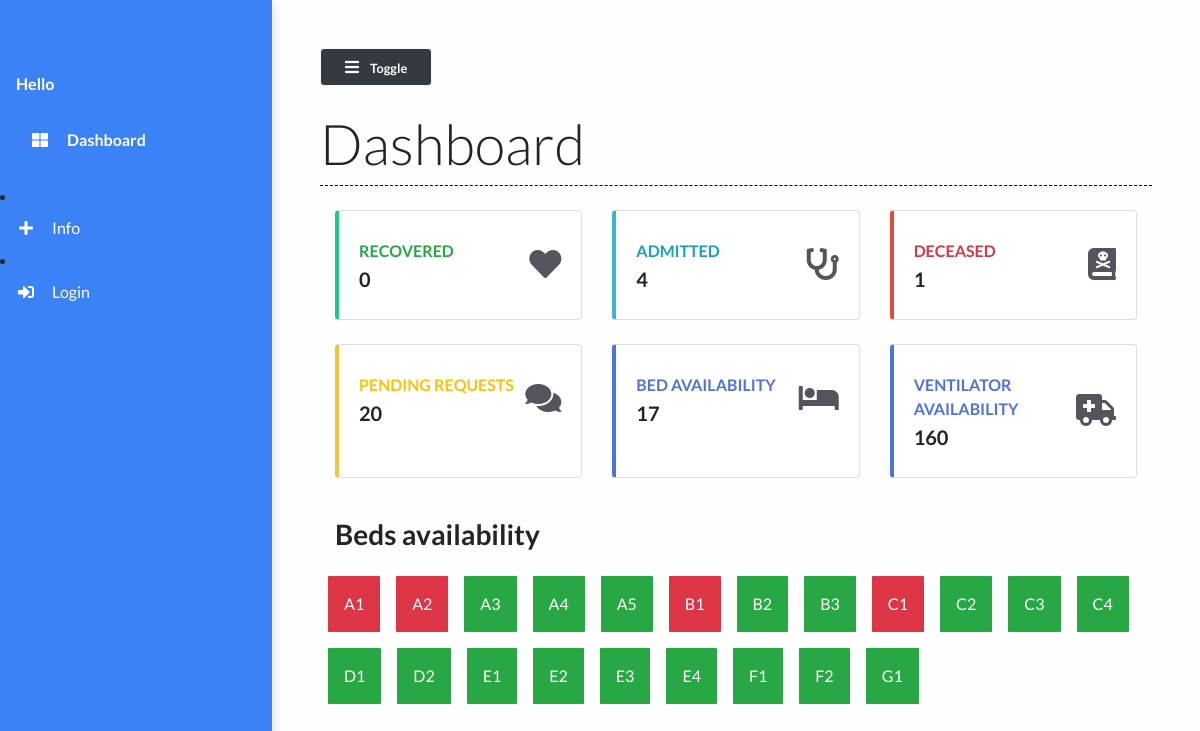
The page / on the database its author committed.
### main/models.py (models this page shows)
class Bed(models.Model):
    bed_number = models.CharField(max_length=50)
    occupied = models.BooleanField()
    def __str__(self):
        return self.bed_number

### main/views.py (the view)
# urls.py: path("", views.dashboard, name="dashboard"),
def dashboard(request):
    patients = Patient.objects.all()
    patient_count = patients.count()
    patients_recovered = Patient.objects.filter(status="Recovered")
    patients_deceased = Patient.objects.filter(status="Deceased")
    deceased_count = patients_deceased.count()
    recovered_count = patients_recovered.count()
    beds = Bed.objects.all()
    beds_available = Bed.objects.filter(occupied=False).count()
    context = {
        'patient_count': patient_count,
        'recovered_count': recovered_count,
        'beds_available': beds_available,
        'deceased_count':deceased_count,
        'beds':beds
    }
    print(patient_count)
    return render(request, 'main/dashboard.html', context)

### main/templates/main/dashboard.html (shortened to what this page needs)
{% extends 'main/base.html' %}
{% load static %}
{% block contentTitle %}
    Dashboard
{% endblock contentTitle %}
{% block content %}
    <div class="container-fluid">
        <div class="row">
            <div class="col-xl-4 col-md-6 col-sm-12 mb-4">
                <div class="card border-left-success shadow h-100 py-2">
                    <div class="card-body">
                        <div class="row no-gutters align-items-center">
                            <div class="col mr-2">
                                <div class="text-xs font-weight-bold text-success text-uppercase mb-1">
                                    Recovered</div>
                                <div class="h5 mb-0 font-weight-bold text-gray-800">{{ recovered_count }}</div>
                            </div>
                            <div class="col-auto">
                                <i class="fas fa-heart fa-2x text-gray-300"></i>
                            </div>
                        </div>
                    </div>
                </div>
            </div>
            <div class="col-xl-4 col-md-6 col-sm-12 mb-4">
                <div class="card border-left-info shadow h-100 py-2">
                    <div class="card-body">
                        <div class="row no-gutters align-items-center">
                            <div class="col mr-2">
                                <div class="text-xs font-weight-bold text-info text-uppercase mb-1">
                                    Admitted</div>
                                <div class="h5 mb-0 font-weight-bold text-gray-800">{{ patient_count }}</div>
                            </div>
                            <div class="col-auto">
                                <i class="fas fa-stethoscope fa-2x text-gray-300"></i>
                            </div>
                        </div>
                    </div>
                </div>
            </div>
            <div class="col-xl-4 col-md-6 col-sm-12 mb-4">
                <div class="card border-left-danger shadow h-100 py-2">
                    <div class="card-body">
                        <div class="row no-gutters align-items-center">
                            <div class="col mr-2">
                                <div class="text-xs font-weight-bold text-danger text-uppercase mb-1">Deceased
                                </div>
                                <div class="row no-gutters align-items-center">
                                    <div class="col-auto">
                                        <div class="h5 mb-0 mr-3 font-weight-bold text-gray-800">{{deceased_count}}</div>
                                    </div>
                                </div>
                            </div>
                            <div class="col-auto">
                                <i class="fas fa-book-dead fa-2x text-gray-300"></i>
                            </div>
                        </div>
                    </div>
                </div>
            </div>
            <div class="col-xl-4 col-md-6 col-sm-12 mb-4">
                <div class="card border-left-warning shadow h-100 py-2">
                    <div class="card-body">
                        <div class="row no-gutters align-items-center">
                            <div class="col mr-2">
                                <div class="text-xs font-weight-bold text-warning text-uppercase mb-1">
                                    Pending Requests</div>
                                <div class="h5 mb-0 font-weight-bold text-gray-800">20</div>
                            </div>
                            <div class="col-auto">
                                <i class="fas fa-comments fa-2x text-gray-300"></i>
                            </div>
                        </div>
                    </div>
                </div>
            </div>
            <div class="col-xl-4 col-md-6 col-sm-12 mb-4">
                <div class="card border-left-primary shadow h-100 py-2">
                    <div class="card-body">
                        <div class="row no-gutters align-items-center">
                            <div class="col mr-2">
                                <div class="text-xs font-weight-bold text-blue text-uppercase mb-1">
                                    Bed availability</div>
                                <div class="h5 mb-0 font-weight-bold text-gray-800">{{beds_available}}</div>
                            </div>
                            <div class="col-auto">
                                <i class="fas fa-bed fa-2x text-gray-300"></i>
                            </div>
                        </div>
                    </div>
                </div>
            </div>
            <div class="col-xl-4 col-md-6 col-sm-12 mb-4">
                <div class="card border-left-primary shadow h-100 py-2">
                    <div class="card-body">
                        <div class="row no-gutters align-items-center">
                            <div class="col mr-2">
                                <div class="text-xs font-weight-bold text-blue text-uppercase mb-1">
                                    ventilator availability</div>
                                <div class="h5 mb-0 font-weight-bold text-gray-800">160</div>
                            </div>
                            <div class="col-auto">
                                <i class="fas fa-ambulance fa-2x text-gray-300"></i>
                            </div>
                        </div>
                    </div>
                </div>
            </div>
        </div>
        <div><h3 class="font-weight-bold my-3">Beds availability</h3></div>
        <div class="row">
            {% for bed in beds %}
                <div class="
                {% if bed.occupied == True %}
                bg-danger
                {% elif bed.occupied == False %}
                bg-success
                {% endif %}
                grid-box my-2 mx-2 py-3 px-3 text-white">{{ bed }}</div>
            {% endfor %}
        </div>
    </div>
{% endblock content %}

### main/templates/main/base.html (shortened to what this page needs)
{% load static %}
<!DOCTYPE html>
<html lang="en">
  <head>
    <link
      rel="stylesheet"
      href="https://maxcdn.bootstrapcdn.com/bootstrap/4.0.0/css/bootstrap.min.css"
    />
    <link
      rel="stylesheet"
      href="https://cdnjs.cloudflare.com/ajax/libs/font-awesome/5.14.0/css/all.min.css"
    />
    <link
      rel="stylesheet"
      href="{% static 'styles/base.css' %}"
      type="text/css"
    />
    <link rel="stylesheet" href="//code.jquery.com/ui/1.12.1/themes/base/jquery-ui.css">
  </head>
  <body>
<div class="vertical-nav" id="sidebar">
	<div class="py-4 px-3 mb-4">
	</div>
	<p class="text-white font-weight-bold px-3 pb-4 mb-0">
		Hello {{user.first_name}}
	</p>
	<p class="text-gray font-weight-bold px-3 pb-4 mb-0">
		<a href="{% url 'dashboard' %}" class="nav-link text-white">
			<i class="fa fa-th-large mr-3 text-primary"></i> Dashboard</a>
	</p>
    <li class="nav-item">
      <a href="{% url 'info' %}" class="nav-link text-white">
        <i class="fa fa-plus mr-3 text-primary fa-fw"></i>Info
      </a>
    </li>
    {% if request.user.is_authenticated == False %}
    <li class="nav-item">
			<a href="{% url 'login' %}" class="nav-link text-white">
				<i class="fa fa-sign-in-alt mr-3 text-primary fa-fw"></i>Login
			</a>
		</li>
    {% else %}
		<li class="nav-item">
			<a href="{% url 'logout' %}" class="nav-link text-white">
				<i class="fa fa-sign-out-alt mr-3 text-primary fa-fw"></i>Logout
			</a>
		</li>
    {% endif %}
</div>
    <div class="page-content p-5" id="content">
        <button id="sidebarCollapse" class="btn btn-light bg-dark rounded-pill shadow-sm px-4 mb-4" type="button">
            <i class="fa fa-bars mr-2 text-primary"></i>
            <small class="font-weight-bold text-primary">
                Toggle
            </small>
        </button>
		<h2 class="display-4 ">{% block contentTitle %}{% endblock contentTitle %}
		</h2>
		<div class="seperator mt-1 mb-4"></div>
		{% block content %}{% endblock content %}
    </div>
  </body>
</html>

### static/styles/base.css (style rules this page uses)
body { background: #fffefe; min-height: 100vh; overflow-x: hidden; font-family:Lato,'Helvetica Neue',Helvetica,Arial,sans-serif; }
.vertical-nav { background: #3b82f6 !important; min-width: 17rem; height: 100vh; position: fixed; top: 0; left: 0; box-shadow: 3px 3px 10px rgba(0, 0, 0, 0.1); transition: all 0.4s; }
.page-content { width: calc(100% -17rem); margin-left: 17rem; transition: all 0.4s; }
.seperator { margin: 3rem 0; border-bottom: 1px dashed #000000; }
.nav-link { text-transform: capitalize; }
.text-primary { color: #fff !important; }
.border-left-info { border-left: 0.25rem solid #36b9cc !important; }
.border-left-warning { border-left: 0.25rem solid #f6c23e !important; }
.border-left-success { border-left: 0.25rem solid #1cc88a !important; }
.border-left-danger { border-left: 0.25rem solid #e74a3b !important; }
.text-gray-300 { color: #54555c !important; }
.border-left-primary { border-left: 0.25rem solid #4e73df !important; }
.text-blue { color: #4e73df !important; }
.grid-box { border-radius: 1px; }

### rows shown on the page
Bed: bed_number "A1"
Bed: bed_number "A2"
Bed: bed_number "A3"
Bed: bed_number "A4"
Bed: bed_number "A5"
Bed: bed_number "B1"
Bed: bed_number "B2"
Bed: bed_number "B3"
Bed: bed_number "C1"
Bed: bed_number "C2"
Bed: bed_number "C3"
Bed: bed_number "C4"
Bed: bed_number "D1"
Bed: bed_number "D2"
Bed: bed_number "E1"
Bed: bed_number "E2"
Bed: bed_number "E3"
Bed: bed_number "E4"
Bed: bed_number "F1"
Bed: bed_number "F2"
Bed: bed_number "G1"

### other values the page prints
{{ recovered_count }} "0"
{{ patient_count }} "4"
{{ deceased_count }} "1"
{{ beds_available }} "17"
